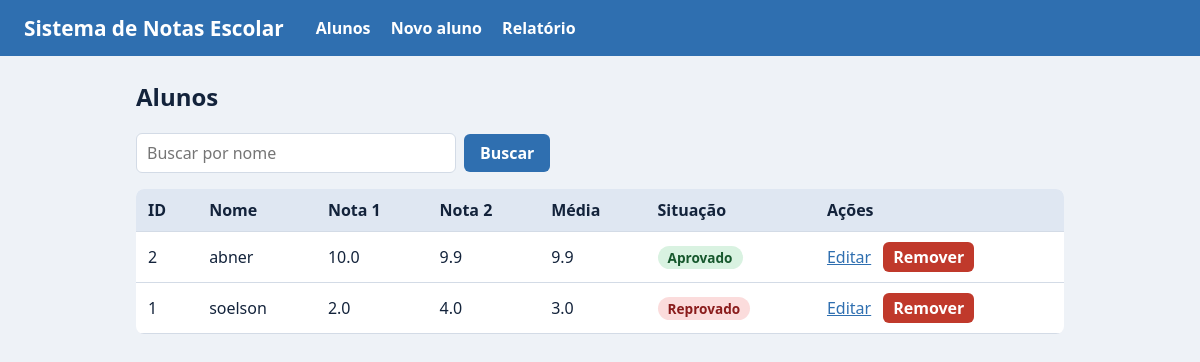
Before: / with the older database file.
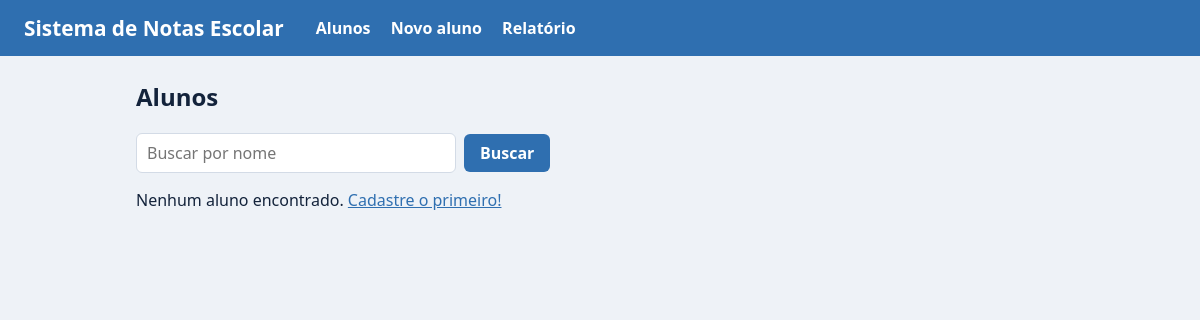
After: the same page with the newer database file.
### tables this page shows
CREATE TABLE alunos (
            id    INTEGER PRIMARY KEY AUTOINCREMENT,
            nome  TEXT NOT NULL,
            nota1 REAL NOT NULL,
            nota2 REAL NOT NULL
        );

### app.py (the view)
@app.route("/")
def inicio():
    busca = request.args.get("busca", "").strip()
    if busca != "":
        alunos = banco.buscar_por_nome(busca)
    else:
        alunos = banco.listar_alunos()
    return render_template("index.html", alunos=preparar(alunos), busca=busca)

### app.py (called while the page is built)
def preparar(alunos):
    lista = []
    for id_aluno, nome, nota1, nota2 in alunos:
        media = utilidades.calcular_media(nota1, nota2)
        lista.append({
            "id": id_aluno,
            "nome": nome,
            "nota1": nota1,
            "nota2": nota2,
            "media": media,
            "situacao": utilidades.situacao(media),
            "classe": CLASSES[utilidades.situacao(media)],
        })
    return lista

### banco.py (called while the page is built)
def conectar():
    return sqlite3.connect(CAMINHO_BANCO)

def listar_alunos():
    conn = conectar()
    linhas = conn.execute(
        "SELECT id, nome, nota1, nota2 FROM alunos ORDER BY nome"
    ).fetchall()
    conn.close()
    return linhas

### utilidades.py (called while the page is built)
def calcular_media(nota1, nota2):
    return (nota1 + nota2) / 2

def situacao(media):
    if media >= 7:
        return "Aprovado"
    elif media >= 5:
        return "Recuperação"
    else:
        return "Reprovado"

### templates/index.html (shortened to what this page needs)
{% extends "base.html" %}
{% block conteudo %}
<h2>Alunos</h2>
<form method="get" class="busca">
  <input type="text" name="busca" value="{{ busca }}" placeholder="Buscar por nome">
  <button type="submit">Buscar</button>
</form>
{% if alunos %}
<div class="rolagem">
<table>
  <thead>
    <tr><th>ID</th><th>Nome</th><th>Nota 1</th><th>Nota 2</th><th>Média</th><th>Situação</th><th>Ações</th></tr>
  </thead>
  <tbody>
    {% for aluno in alunos %}
    <tr>
      <td>{{ aluno.id }}</td>
      <td>{{ aluno.nome }}</td>
      <td>{{ "%.1f"|format(aluno.nota1) }}</td>
      <td>{{ "%.1f"|format(aluno.nota2) }}</td>
      <td>{{ "%.1f"|format(aluno.media) }}</td>
      <td><span class="selo {{ aluno.classe }}">{{ aluno.situacao }}</span></td>
      <td class="acoes">
        <a href="{{ url_for('editar', id_aluno=aluno.id) }}">Editar</a>
        <form method="post" action="{{ url_for('remover', id_aluno=aluno.id) }}"
              onsubmit="return confirm('Remover {{ aluno.nome }}?');">
          <button type="submit" class="perigo">Remover</button>
        </form>
      </td>
    </tr>
    {% endfor %}
  </tbody>
</table>
</div>
{% else %}
<p>Nenhum aluno encontrado. <a href="{{ url_for('novo') }}">Cadastre o primeiro!</a></p>
{% endif %}
{% endblock %}

### templates/base.html (shortened to what this page needs)
<!DOCTYPE html>
<html lang="pt-BR">
<head>
  <link rel="stylesheet" href="{{ url_for('static', filename='estilo.css') }}">
</head>
<body>
  <header>
    <h1>Sistema de Notas Escolar</h1>
    <nav>
      <a href="{{ url_for('inicio') }}">Alunos</a>
      <a href="{{ url_for('novo') }}">Novo aluno</a>
      <a href="{{ url_for('relatorio') }}">Relatório</a>
    </nav>
  </header>
  <main>
    {% block conteudo %}{% endblock %}
  </main>
</body>
</html>

### static/estilo.css (style rules this page uses)
:root { --azul: #2f6fb0; --fundo: #eef2f7; --texto: #13233b; --borda: #d3dbe6; }
* { box-sizing: border-box; }
body { margin: 0; font-family: "Segoe UI", system-ui, sans-serif; background: var(--fundo); color: var(--texto); }
header { background: var(--azul); color: #fff; padding: 14px 24px; display: flex; flex-wrap: wrap; align-items: center; gap: 12px 32px; }
header h1 { margin: 0; font-size: 1.3rem; }
nav a { color: #fff; margin-right: 16px; text-decoration: none; font-weight: 600; }
main { max-width: 960px; margin: 24px auto; padding: 0 16px; }
h2 { margin-top: 0; }
a { color: var(--azul); }
.busca { display: flex; gap: 8px; align-items: center; margin-bottom: 16px; flex-wrap: wrap; }
input[type=text] { padding: 8px 10px; border: 1px solid var(--borda); border-radius: 6px; font: inherit; width: 100%; max-width: 320px; }
button { font: inherit; font-weight: 600; padding: 8px 16px; border: 0; border-radius: 6px; background: var(--azul); color: #fff; cursor: pointer; }

Changed rows visible on the page:
removed alunos: id "2", nome "abner", nota1 "10.0", nota2 "9.9", media "9.9", situacao "Aprovado"
removed alunos: id "1", nome "soelson", nota1 "2.0", nota2 "4.0", media "3.0", situacao "Reprovado"
Other visible differences:
text no longer shown: "ID Nome Nota 1 Nota 2 Média Situação Ações"
text now shown: "Nenhum aluno encontrado. Cadastre o primeiro!"
